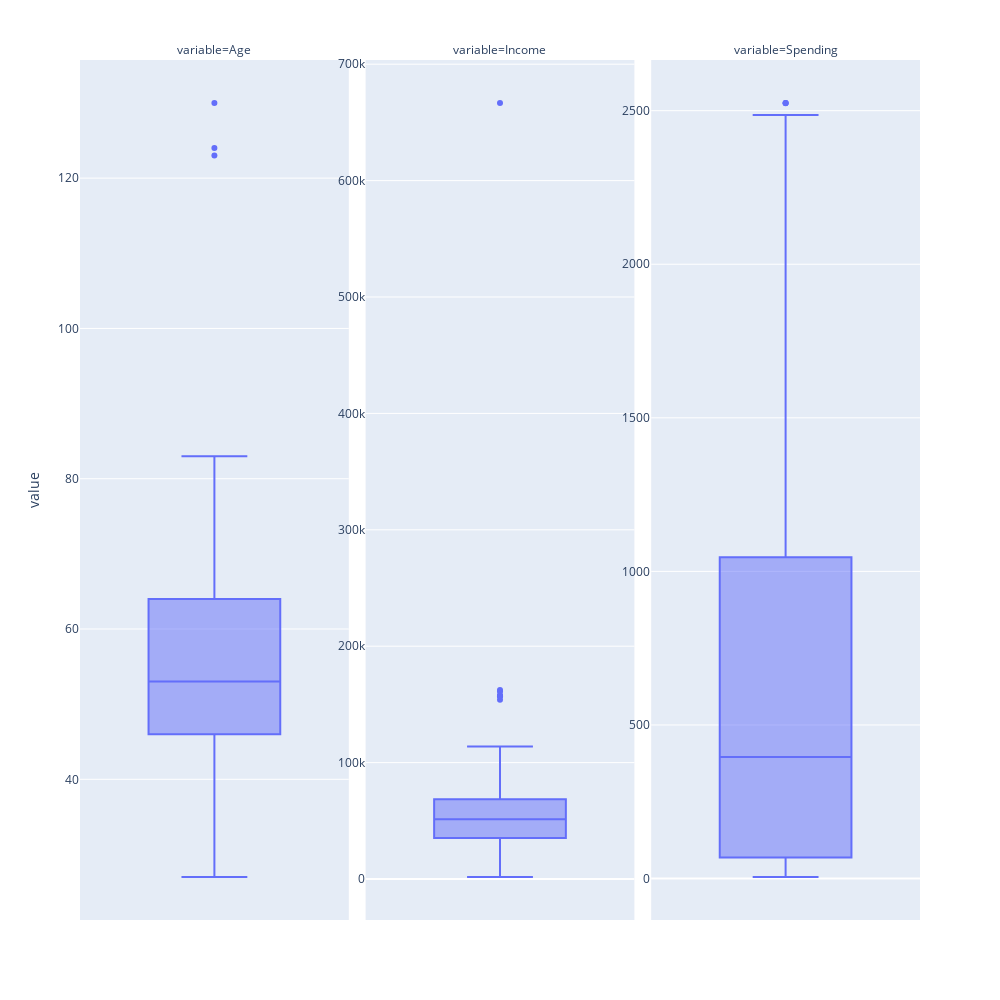

Notebook cell for this chart:
### Markdown cell above
Karena ada nya 24 missing values di variabel Income, saya memutuskan untuk mengisi nilai dengan mean atau median.

Untuk memutuskan antara mean atau median saya harus mengecek outlier data dan distribusi data nya terlebih dahulu

### Code cell
data1 = data1[['Age','Income','Spending']]

fig = px.box(data1.melt(), y="value", facet_col="variable",facet_col_wrap=3, boxmode="overlay",height=1000, width=1000)
fig.update_yaxes(matches=None)

for i in range(len(fig["data"])):
    yaxis_name = 'yaxis' if i == 0 else f'yaxis{i + 1}'
    fig.layout[yaxis_name].showticklabels = True

fig.show()

### Figure 1 — Plotly figure (JSON) as saved in the notebook; plotly's stock layout.template omitted (floating-point values rounded to 4 significant figures; data arrays with more than 128 entries replaced by an {"elided": "..."} marker saying what was removed)
{"data": [{"alignmentgroup": "True", "hovertemplate": "variable=Age<br>value=%{y}<extra></extra>", "legendgroup": "", "marker": {"color": "#636efa"}, "name": "", "notched": false, "offsetgroup": "", "orientation": "v", "showlegend": false, "type": "box", "x0": " ", "xaxis": "x", "y": {"elided": "2240 int values"}, "y0": " ", "yaxis": "y"}, {"alignmentgroup": "True", "hovertemplate": "variable=Income<br>value=%{y}<extra></extra>", "legendgroup": "", "marker": {"color": "#636efa"}, "name": "", "notched": false, "offsetgroup": "", "orientation": "v", "showlegend": false, "type": "box", "x0": " ", "xaxis": "x2", "y": {"elided": "2240 int values"}, "y0": " ", "yaxis": "y2"}, {"alignmentgroup": "True", "hovertemplate": "variable=Spending<br>value=%{y}<extra></extra>", "legendgroup": "", "marker": {"color": "#636efa"}, "name": "", "notched": false, "offsetgroup": "", "orientation": "v", "showlegend": false, "type": "box", "x0": " ", "xaxis": "x3", "y": {"elided": "2240 int values"}, "y0": " ", "yaxis": "y3"}], "layout": {"annotations": [{"font": {}, "showarrow": false, "text": "variable=Age", "x": 0.16, "xanchor": "center", "xref": "paper", "y": 1, "yanchor": "bottom", "yref": "paper"}, {"font": {}, "showarrow": false, "text": "variable=Income", "x": 0.5, "xanchor": "center", "xref": "paper", "y": 1, "yanchor": "bottom", "yref": "paper"}, {"font": {}, "showarrow": false, "text": "variable=Spending", "x": 0.84, "xanchor": "center", "xref": "paper", "y": 1, "yanchor": "bottom", "yref": "paper"}], "boxmode": "overlay", "height": 1000, "legend": {"tracegroupgap": 0}, "margin": {"t": 60}, "width": 1000, "xaxis": {"anchor": "y", "domain": [0, 0.32]}, "xaxis2": {"anchor": "y2", "domain": [0.34, 0.66], "matches": "x"}, "xaxis3": {"anchor": "y3", "domain": [0.68, 1.0], "matches": "x"}, "yaxis": {"anchor": "x", "domain": [0, 1], "showticklabels": true, "title": {"text": "value"}}, "yaxis2": {"anchor": "x2", "domain": [0, 1], "showticklabels": true}, "yaxis3": {"anchor": "x3", "domain": [0, 1], "showticklabels": true}}}
